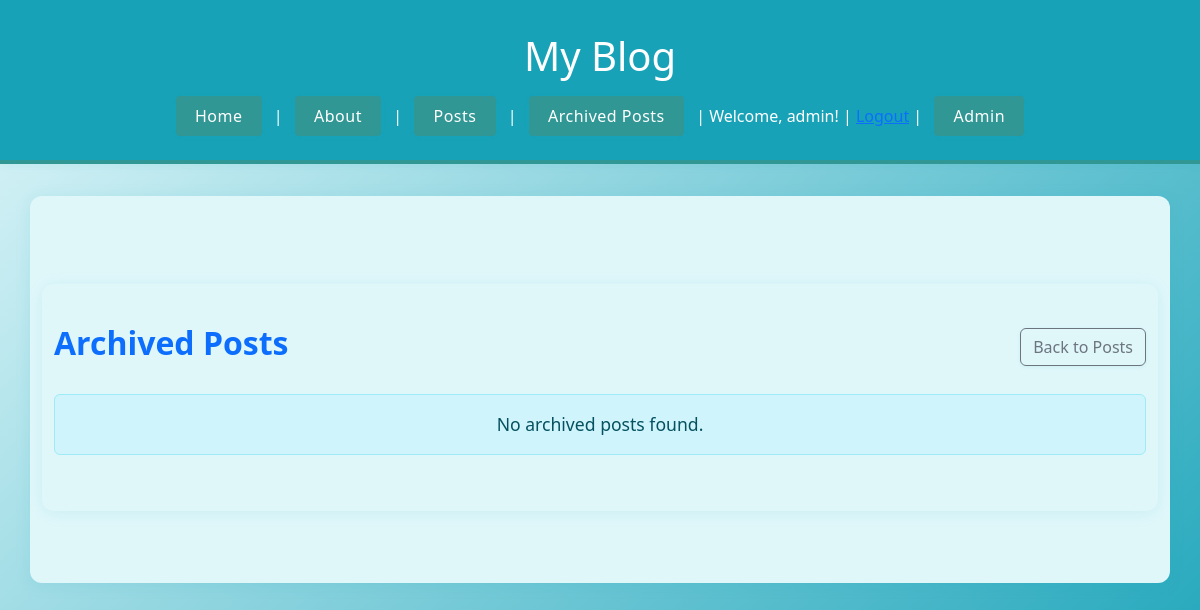
The app's page /posts/archived/ (signed in), older data.
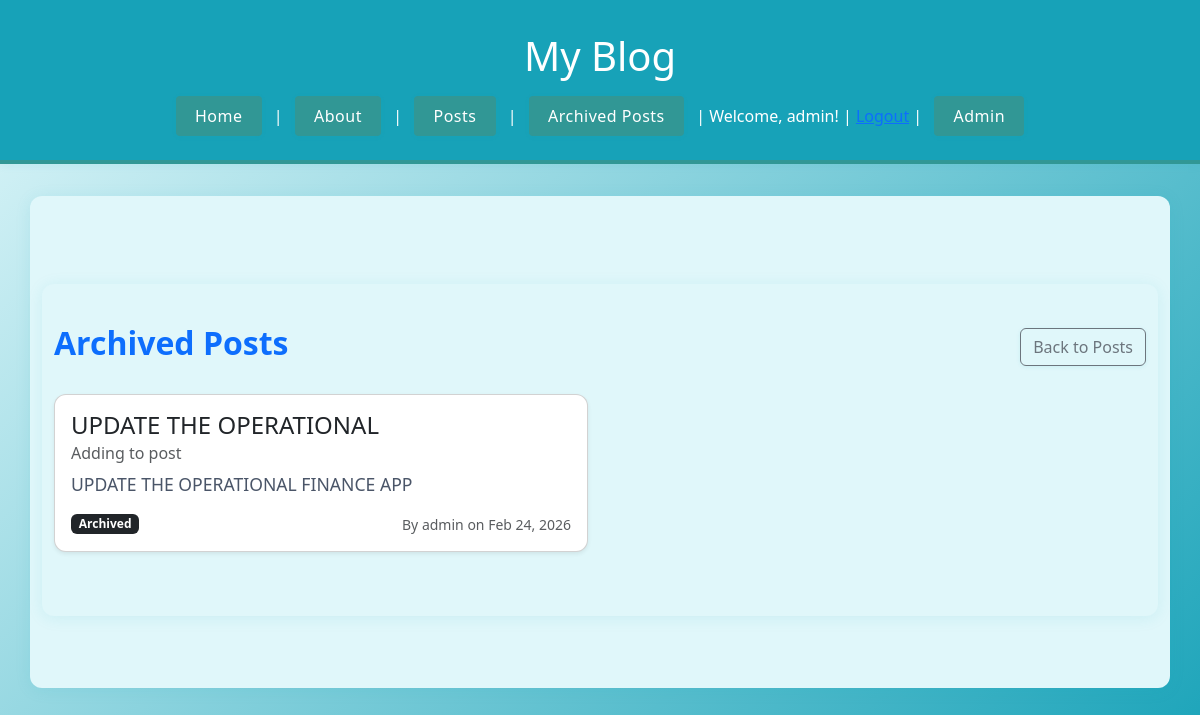
The same page, newer data.
### posts/models.py (models this page shows, shortened)
class Post(models.Model):
	title = models.CharField(max_length=128)
	subtitle = models.CharField(max_length=256)
	body = models.TextField()
	created_on = models.DateTimeField(auto_now_add=True)
	author = models.ForeignKey(
		get_user_model(),
		on_delete=models.CASCADE
	)
	status = models.ForeignKey(
		Status,
		on_delete=models.DO_NOTHING,
		null=True,
		blank=True,
		related_name='posts'
	)

### posts/views.py (the view)
# urls.py: path('archived/', PostArchivedListView.as_view(), name='post_archived_list'),
class PostArchivedListView(LoginRequiredMixin, ListView):
	model = Post
	template_name = 'posts/post_archived_list.html'
	context_object_name = 'posts'
	def get_queryset(self):
		return Post.objects.filter(status__name='archived', author=self.request.user)

### templates/posts/post_archived_list.html
{% extends 'base.html' %}
{% block content %}
<div class="container mt-5">
  <div class="d-flex justify-content-between align-items-center mb-4">
    <h2 class="fw-bold text-primary">Archived Posts</h2>
    <a href="{% url 'post_list' %}" class="btn btn-outline-secondary">Back to Posts</a>
  </div>
  <div class="row">
    {% for post in posts %}
      <div class="col-md-6 mb-4">
        <div class="card shadow-sm h-100">
          <div class="card-body">
            <h4 class="card-title"><a href="/posts/?post_id={{ post.pk }}" class="text-decoration-none text-dark">{{ post.title }}</a></h4>
            <h6 class="card-subtitle mb-2 text-muted">{{ post.subtitle }}</h6>
            <p class="card-text">{{ post.body|truncatewords:30 }}</p>
            <div class="d-flex justify-content-between align-items-center mt-3">
              <span class="badge bg-dark">Archived</span>
              <small class="text-muted">By {{ post.author }} on {{ post.created_on|date:'M d, Y' }}</small>
            </div>
          </div>
        </div>
      </div>
    {% empty %}
      <div class="col-12">
        <div class="alert alert-info text-center">No archived posts found.</div>
      </div>
    {% endfor %}
  </div>
</div>
{% endblock %}

Row changes from the older to the newer data that the page shows:
now on this page (row edited): Post: title "UPDATE THE OPERATIONAL", subtitle "Adding to post", body "UPDATE THE OPERATIONAL FINANCE APP", author "admin", created_on "Feb 24, 2026"
Text that changed along with them:
text no longer shown: "No archived posts found."
